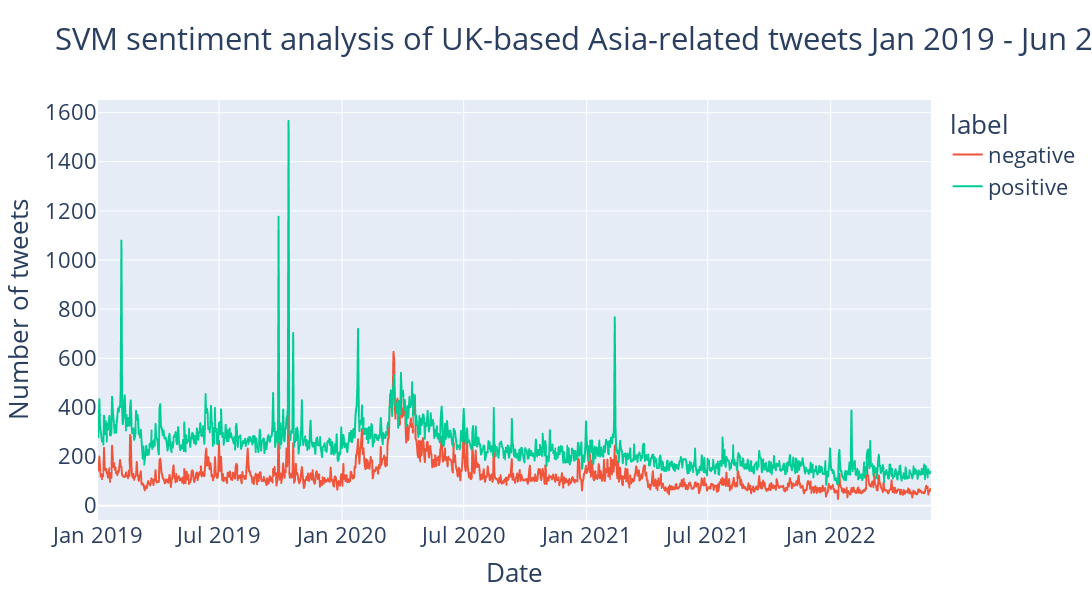

Notebook cell for this chart:
### Code cell
def floorDate(dateString):
    shortDateStr = dateString[:10]
    shortDateFormat = "%Y-%m-%d"
    return datetime.strptime(shortDateStr, shortDateFormat)

tweetsDf['day'] = tweetsDf['date'].apply(lambda x: floorDate(x))

aggregate = {'cnt': ('id', 'count')}
sentimentOverTimeDf = tweetsDf.groupby(['day', 'label']).agg(**aggregate).reset_index()
sentimentOverTimeDf

fig = px.line(sentimentOverTimeDf, x='day', y='cnt', color='label', title = "SVM sentiment analysis of UK-based Asia-related tweets Jan 2019 - Jun 2022", width=1800, height=600,

labels={
                     "day": "Date",
                     "cnt": "Number of tweets"
                 },
             color_discrete_map={ # replaces default color mapping by value
                "negative":  '#EF553B', "positive": '#00CC96'
            }
)
           
fig.update_layout(font = dict(size = 22))
fig.show()

### Figure 1 — Plotly figure (JSON) as saved in the notebook; plotly's stock layout.template omitted (floating-point values rounded to 4 significant figures; data arrays with more than 128 entries replaced by an {"elided": "..."} marker saying what was removed)
{"data": [{"hovertemplate": "label=negative<br>Date=%{x}<br>Number of tweets=%{y}<extra></extra>", "legendgroup": "negative", "line": {"color": "#EF553B", "dash": "solid"}, "marker": {"symbol": "circle"}, "mode": "lines", "name": "negative", "showlegend": true, "type": "scattergl", "x": {"elided": "1247 str values"}, "xaxis": "x", "y": {"elided": "1247 int values"}, "yaxis": "y"}, {"hovertemplate": "label=positive<br>Date=%{x}<br>Number of tweets=%{y}<extra></extra>", "legendgroup": "positive", "line": {"color": "#00CC96", "dash": "solid"}, "marker": {"symbol": "circle"}, "mode": "lines", "name": "positive", "showlegend": true, "type": "scattergl", "x": {"elided": "1247 str values"}, "xaxis": "x", "y": {"elided": "1247 int values"}, "yaxis": "y"}], "layout": {"font": {"size": 22}, "height": 600, "legend": {"title": {"text": "label"}, "tracegroupgap": 0}, "title": {"text": "SVM sentiment analysis of UK-based Asia-related tweets Jan 2019 - Jun 2022"}, "width": 1800, "xaxis": {"anchor": "y", "domain": [0, 1], "title": {"text": "Date"}}, "yaxis": {"anchor": "x", "domain": [0, 1], "title": {"text": "Number of tweets"}}}}
